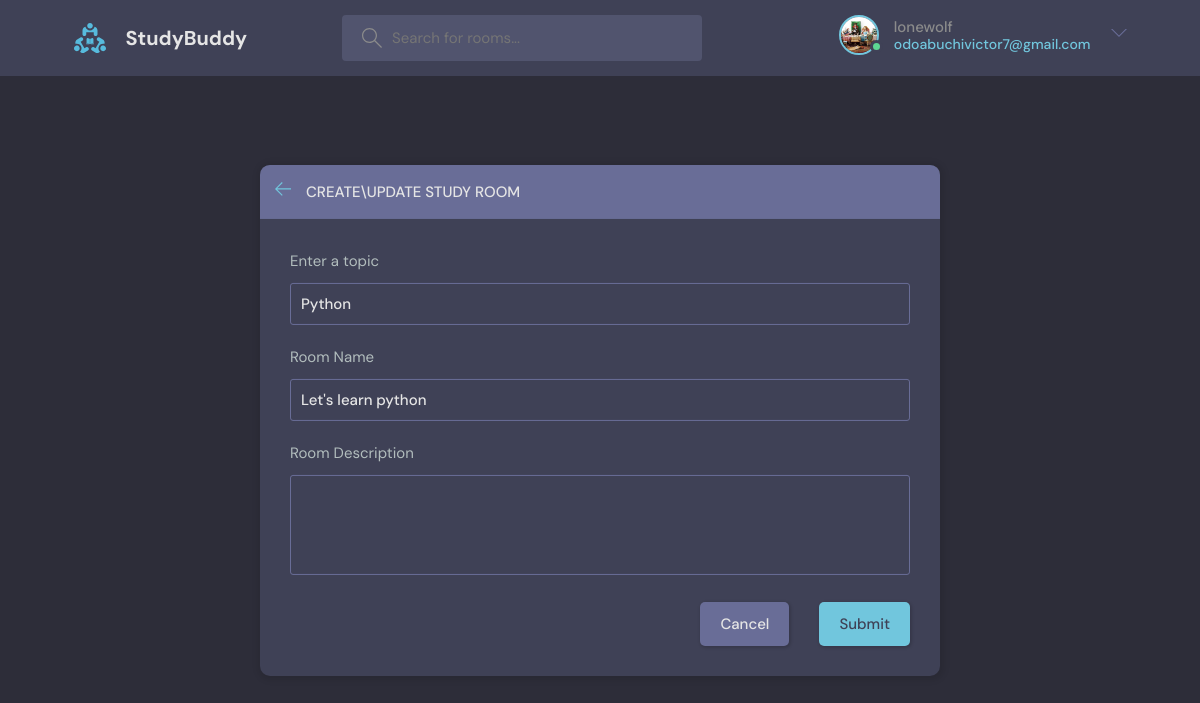
Page /update-room/1 (signed in) on the committed database.
### base/models.py (models this page shows, shortened)
class User(AbstractUser):
    name = models.CharField(max_length=200, null=True)
    email = models.EmailField(unique=True, null=True)
    bio = models.TextField(null=True)
    avatar = models.ImageField(null=True, default="avatar.svg")
    USERNAME_FIELD = 'email'
    REQUIRED_FIELDS = []

class Room(models.Model):
    host = models.ForeignKey(User, on_delete=models.SET_NULL, null=True)
    topic = models.ForeignKey(Topic, on_delete=models.SET_NULL, null=True)
    name = models.CharField(max_length=200)
    description = models.TextField(null=True, blank=True)
    participants = models.ManyToManyField(User, related_name='participants', blank=True)
    updated = models.DateTimeField(auto_now=True)
    created = models.DateTimeField(auto_now_add=True)
    class Meta:
        ordering = ['-updated', '-created']

class Topic(models.Model):
    name = models.CharField(max_length=200)

### base/views.py (the view, shortened to what this page needs)
# urls.py: path('update-room/<int:id>', updateroom, name='update-room'),
@login_required(login_url='base:login')
def updateroom(request, id):
    room = Room.objects.get(id=id)
    form = RoomForm(request.POST or None, instance=room)
    topics = Topic.objects.all()
    if request.user != room.host:
        return HttpResponse("you're not allowed here")
    context = {
        'form': form,
        'topics': topics,
        'room': room
    }
    return render(request, 'base/room_form.html', context)

### base/forms.py
class RoomForm(ModelForm):
    class Meta:
        model = Room
        fields = '__all__'
        exclude = ['host', 'participants']

### base/templates/base/room_form.html (shortened to what this page needs)
{% extends 'main.html' %}
{% block content %}
<main class="create-room layout" xmlns="http://www.w3.org/1999/html">
    <div class="container">
      <div class="layout__box">
        <div class="layout__boxHeader">
          <div class="layout__boxTitle">
            <a href="{% url 'base:home' %}">
              <svg version="1.1" xmlns="http://www.w3.org/2000/svg" width="32" height="32" viewBox="0 0 32 32">
                <title>arrow-left</title>
                <path
                  d="M13.723 2.286l-13.723 13.714 13.719 13.714 1.616-1.611-10.96-10.96h27.625v-2.286h-27.625l10.965-10.965-1.616-1.607z">
                </path>
              </svg>
            </a>
            <h3>Create\Update Study Room</h3>
          </div>
        </div>
        <div class="layout__body">
          <form class="form" action="" method="post">
            <div class="form__group">
              <label for="room_topic">Enter a topic</label>
              <input required type="text" value = "{{room.topic.name}}" name="topic" list="topic-list">
            </div>
            <div class="form__group">
              <label for="room_name">Room Name</label>
              {{form.name}}
            </div>
            <div class="form__group">
              <label for="room_description">Room Description</label>
              {{form.description}}
            </div>
            <div class="form__action">
              <a class="btn btn--dark" href="index.html">Cancel</a>
              <button class="btn btn--main" type="submit">Submit</button>
            </div>
          </form>
        </div>
      </div>
    </div>
  </main>
{% endblock %}

### templates/navbar.html (shortened to what this page needs)
    {% load static %}
   <header class="header header--loggedIn">
      <div class="container">
        <a href="{% url 'base:home' %}" class="header__logo">
          <img src="{% static 'images/logo.svg' %}" />
          <h1>StudyBuddy</h1>
        </a>
        <form class="header__search" method="GET" action = "{% url 'base:home' %}">
          <label>
            <input name ='q' placeholder="Search for rooms..." />
          </label>
        </form>
        <nav class="header__menu">
          {% if request.user.is_authenticated %}
          <div class="header__user">
            <a href="{% url 'base:userprofile'  user.id %}">
              <div class="avatar avatar--medium active">
                <img src="{{request.user.avatar.url}}" />
              </div>
              <p>{{ request.user.username }} <span>{{ request.user }}</span></p>
            </a>
            <button class="dropdown-button">
              <svg version="1.1" xmlns="http://www.w3.org/2000/svg" width="32" height="32" viewBox="0 0 32 32">
                <title>chevron-down</title>
                <path d="M16 21l-13-13h-3l16 16 16-16h-3l-13 13z"></path>
              </svg>
            </button>
          </div>
          {% else %}
          <a href="{% url 'base:login' %}">
            <img src="{% static 'images/avatar.svg' %}" />
            <p>Login</p>
          </a>
          {% endif %}
        </nav>
      </div>
    </header>

### rows in the picture
User: user.avatar (picture), user.username "lonewolf", user "odoabuchivictor7@gmail.com"
Room: topic "Python", name "Let's learn python"
